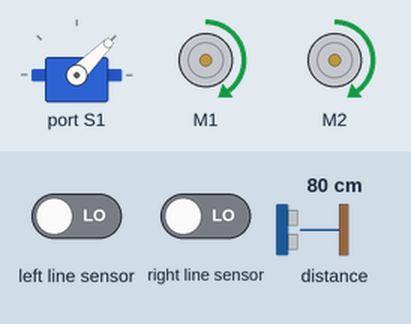
This program was run on a simulated BBC micro:bit (MakeCode). On the bench: servo, 2 × DC motor (green arrow = forward, orange = backward, longer = faster). The test bench sets the inputs (shaded band); at power-on: distance to the obstacle 80 cm, left line sensor LOW, right line sensor LOW.

Above: at 1.2 s.
1.3 s: distance to the obstacle set to 7 cm
2.8 s: distance to the obstacle set to 4 cm
At 5.0 s:
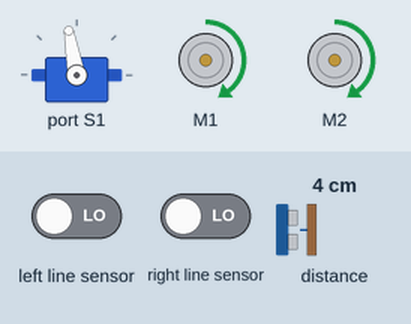
5.3 s: left line sensor driven HIGH
At 5.6 s:
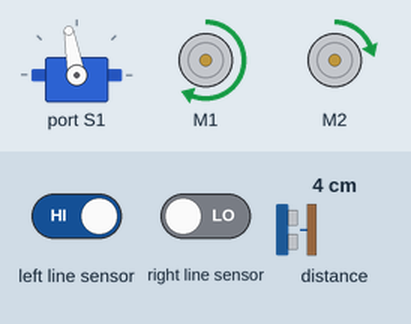
6.8 s: right line sensor driven HIGH
At 7.6 s:
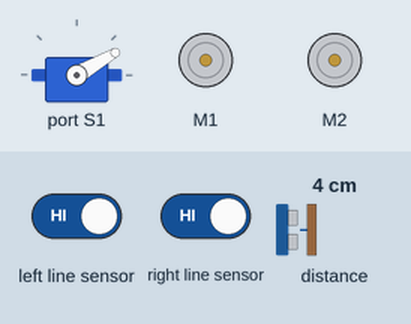
9.8 s: left line sensor driven LOW
At 11.6 s:
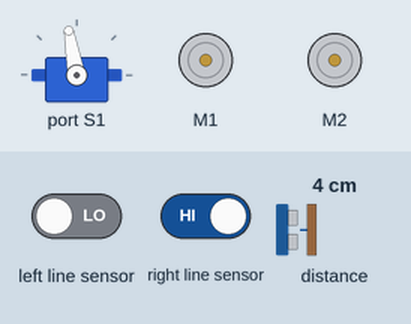
12.8 s: right line sensor driven LOW
At 14.0 s:
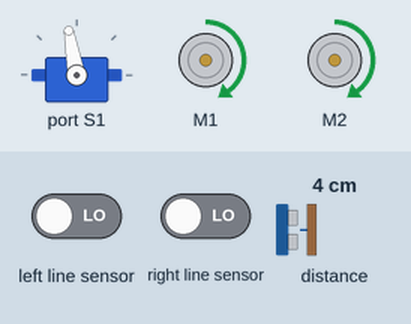
Timing chart, 0 to 15.3 s (numbered marks = the images above; inputs shaded):
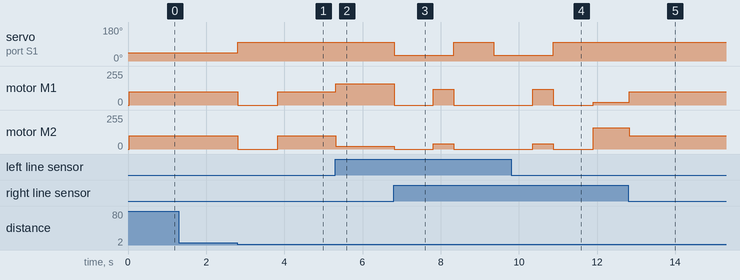

Measured:
- the behaviour switches between 6 and 5 cm on distance to the obstacle (found by bisection; images 0 and 1)
- after the input at 1.3 s, every drawn part: stays the same
- after the input at 2.8 s, servo on port S1: 45° → 100° at once; motor M1, motor M2: forward 100/255 → stopped at once, → forward 100/255 1.0 s later
- after the input at 5.3 s, motor M1: forward 100/255 → forward 160/255 at once; motor M2: forward 100/255 → forward 20/255 at once
- after the input at 6.8 s, servo on port S1: 100° → 30° at once, → 100° 1.5 s later, → 30° 1.0 s later; motor M1: forward 160/255 → stopped at once, → forward 120/255 1.0 s later, → stopped 0.52 s later; motor M2: forward 20/255 → stopped at once, → forward 40/255 1.0 s later, → stopped 0.52 s later
- after the input at 9.8 s, servo on port S1: goes on until 10.9 s, then stays 100°
- after the input at 12.8 s, motor M1: forward 20/255 → forward 100/255 at once; motor M2: forward 160/255 → forward 100/255 at once

The program:

main.ts
```typescript
function Gripper_closed () {
    maqueen.motorStop(maqueen.Motors.All)
    angle = 100
    maqueen.servoRun(maqueen.Servos.S1, angle)
    basic.pause(1000)
    executionFlag = 1
}
function Gripper_Open () {
    maqueen.motorStop(maqueen.Motors.All)
    angle = 30
    maqueen.servoRun(maqueen.Servos.S1, angle)
    basic.pause(1000)
    maqueen.motorRun(maqueen.Motors.M1, maqueen.Dir.CW, 120)
    maqueen.motorRun(maqueen.Motors.M2, maqueen.Dir.CW, 40)
    basic.pause(500)
    executionFlag = 1
    ultrasonicFlag = 1
}
let distance = 0
let ultrasonicFlag = 0
let executionFlag = 0
let angle = 0
angle = 45
maqueen.servoRun(maqueen.Servos.S1, angle)
executionFlag = 1
ultrasonicFlag = 1
basic.forever(function () {
    distance = maqueen.Ultrasonic(PingUnit.Centimeters)
    if (ultrasonicFlag == 1) {
        if (distance <= 5 && distance != 0) {
            executionFlag = 2
            ultrasonicFlag = 0
        } else {
            executionFlag = 1
        }
    }
    if (executionFlag == 1) {
        if (maqueen.readPatrol(maqueen.Patrol.PatrolLeft) == 0 && maqueen.readPatrol(maqueen.Patrol.PatrolRight) == 0) {
            maqueen.motorRun(maqueen.Motors.All, maqueen.Dir.CW, 100)
        }
        if (maqueen.readPatrol(maqueen.Patrol.PatrolLeft) == 0 && maqueen.readPatrol(maqueen.Patrol.PatrolRight) == 1) {
            maqueen.motorRun(maqueen.Motors.M1, maqueen.Dir.CW, 20)
            maqueen.motorRun(maqueen.Motors.M2, maqueen.Dir.CW, 160)
        }
        if (maqueen.readPatrol(maqueen.Patrol.PatrolLeft) == 1 && maqueen.readPatrol(maqueen.Patrol.PatrolRight) == 0) {
            maqueen.motorRun(maqueen.Motors.M1, maqueen.Dir.CW, 160)
            maqueen.motorRun(maqueen.Motors.M2, maqueen.Dir.CW, 20)
        }
        if (maqueen.readPatrol(maqueen.Patrol.PatrolLeft) == 1 && maqueen.readPatrol(maqueen.Patrol.PatrolRight) == 1) {
            executionFlag = 3
        }
    }
    if (executionFlag == 2) {
        Gripper_closed()
    }
    if (executionFlag == 3) {
        Gripper_Open()
    }
})
```

test.ts
```typescript
// sem patria testy; keď sa tento balík použije ako rozšírenie, nebudú sa kompilovať.
```
